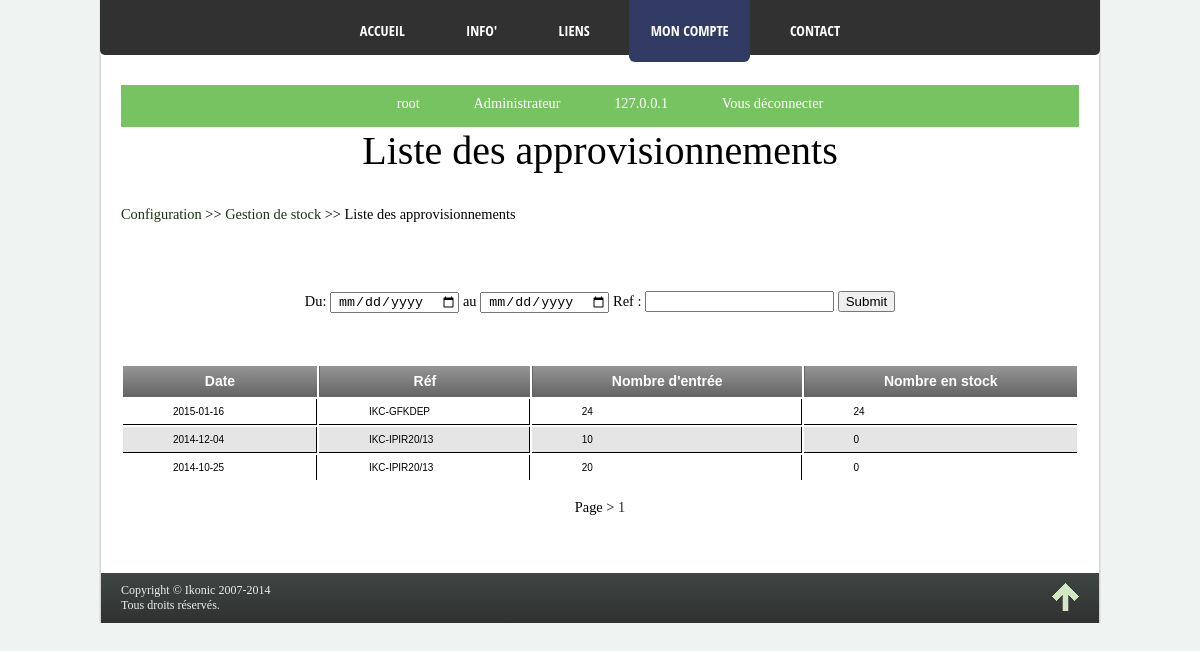
Page /Ikonic/liste_appro.php (signed in) on the committed database.
### tables this page shows
CREATE TABLE IF NOT EXISTS `stock` (
  `id` int(11) NOT NULL AUTO_INCREMENT,
  `ref` varchar(20) NOT NULL,
  `date` date NOT NULL,
  `nbre_entree` int(11) NOT NULL,
  `nbre_stock` int(11) NOT NULL,
  PRIMARY KEY (`id`)
);

### Ikonic/liste_appro.php (the view, shortened to what this page needs)
<!DOCTYPE html>
<html lang="fr">
<head>
	<link rel="stylesheet" type="text/css" href="style/feuille_de_style.css" />
	<link rel="stylesheet" type="text/css" href="style/TableCSSCode.css" />
	<link rel="stylesheet" type="text/css" href="http://ajax.googleapis.com/ajax/libs/jqueryui/1.8.12/themes/smoothness/jquery-ui.css" />
</head>
<body>
	<nav id="menu">
		<ul>
			<li><a href="discussion.php">Accueil</a></li>
			<li><a href="info.php">Info'</a></li>
			<li><a href="lien.php">Liens</a></li>
			<?php
				if(!isset($_SESSION['pseudo']))
				{
			?>
					<li><a href="index.php">Se Connecter</a></li>
			<?php
				}
				else
				{
			?>
					<li class="current_page_item"><a href="configuration.php">Mon compte</a></li>
				<?php }?>
			<li><a href="contact.php">Contact</a></li>
		</ul>
	</nav>
	<section>
		<div id="menu_c">
		<center>
			<li><?php echo $_SESSION['pseudo'];?></li>
			<li>Administrateur</li>
			<li><?php echo $_SERVER["REMOTE_ADDR"]; ?></li>
			<li><a href="deconnexion.php">Vous déconnecter</a></li>
		</center>
		</div>
	<h1 style="padding-bottom: 15px; text-align:center;">Liste des approvisionnements</h1>
		<br/><p><a href="configuration.php">Configuration</a> >> <a href="gestion_stock.php">Gestion de stock</a> >> Liste des approvisionnements</p><br/><br/><br/>
		<br/>
	<form name="form_contact" method="POST" action="liste_appro.php">
		<center><p>
			Du:	<input type="date" name="dateD" /> au <input type="date" name="dateF" />
			 Ref : <input type="text" id="recherche" name="recherche" onkeyup="myFunction()"/>
			<input type="submit" name="valider" /></center></p><br/><br/>
	</form>
			<center>
			<?php
				$requete=mysql_fetch_array(mysql_query("SELECT COUNT(id) FROM stock;"));
				$nbreArt=$requete[0];
				$perPage=5;
				$nbPage=ceil($nbreArt/$perPage);
				$sql="SELECT * FROM stock ";
				$page=true;
	?>
			<br/>
		<div class="CSSTableGenerator" >
		<table id="tab_article">
			<tr class="tab_article_couleur">
				<td>Date</td>
				<td>Réf</td>
				<td>Nombre d'entrée</td>
				<td>Nombre en stock</td>
			</tr>
			<?php
				if($page)
				{
				if(!isset($_GET['p']))
				{
					$sql.="LIMIT 0, {$perPage}";
				}
				}
				$execute=mysql_query("$sql") or die('Erreur au niveau de la requete'.mysql_error());
				while($data=mysql_fetch_array($execute))
				{
					echo "<tr><td>{$data['date']}</td><td>{$data['ref']}</td><td>{$data['nbre_entree']} </td><td>{$data['nbre_stock']}</td></tr>";
				}
				echo "</table><br/>";
				if($page)
				{
					echo "Page > ";
				for($i=1;$i<=$nbPage;$i++)
				{
					echo "<a href='liste_appro.php?p=$i'> $i </a>";
				}
				}
			?>
		<br/><br/>
		</center>
</section>
<?php include("Inclusion/bottom.php"); ?>
</body>
</html>

### Ikonic/style/feuille_de_style.css (style rules this page uses)
html, body, div, span, applet, object, iframe, h1, h2, h3, h4, h5, h6, p, blockquote, pre, a, abbr, acronym, address, big, cite, code, del, dfn, em, img, ins, kbd, q, s, samp, small, strike, strong, sub, tt, var, b, u, i, center, dl, dt, dd, ol, ul, li, form, label, legend, table, caption, tbody, tfoot, thead, tr, th, td, article, aside, canvas, details, embed, figure, figcaption, footer, header, hgroup, menu, nav, output, ruby, section, summary, time, mark, audio, video { margin: 0; padding: 0; border: 0; font-size: 100%; font: inherit; vertical-align: baseline; }
html { height: 100%; }
body { background-color: #EFF4F2; background-image: url("http://iuted.bugs3.com/projet/Ikonic2/Images/bg.jpg"); width: 1000px; margin: 0 auto; border-left: 1px solid #E3E3E3; border-right: 1px solid #E3E3E3; font-family: 'Times New Roman', Arial, sans-serif; font-size: 0.9em; color: #000000; }
a { color: #193214; text-decoration: none; }
h1 { font-family: KozGoPr6N-Bold; font-size: 40px; color: #000; }
input { padding-left: 6px; }
#menu_c { background-color: #78C361; color: #fff; padding-left: 20px; height:100%; }
#menu_c a { color:#fff; }
#menu_c li { list-style-type: none; display:inline-block; padding-left:25px; padding-right:25px; padding-top:10px; height:32px; }
.tab_article_couleur { opacity:0.6; background-color:red; color:white; }
#tab_article td { padding-left:50px; padding-right:50px; }
section { width: 958px; height: auto; background-color: #ffffff; margin: none; display: block; padding: 30px 20px 40px 20px; border-left: 1px solid #D5D5D5; border-right: 1px solid #D5D5D5; }
#menu { margin-top: 0px; top: 0; left: 0; background: rgba(255,255,255,0.95); width: 100%; height: 55px; line-height: 55px; text-align: center; font-family: 'Open Sans Condensed', sans-serif; font-weight: 700; text-transform: uppercase; background-color: rgba(0, 0, 0, 0.8); border-bottom-right-radius: 5px; border-bottom-left-radius: 5px; }
#menu ul { position: relative; }
#menu li { display: inline-block; margin: 0 0.5em 0 0.5em; top: 0; position: relative; }
#menu li a { position: relative; display: block; text-decoration: none; color: white; padding: 3px 1.5em 0.25em 1.5em; border-bottom-left-radius: 6px; border-bottom-right-radius: 6px; }
#menu li.current_page_item a { background: #303A62; color: #fff; }

### rows in the picture
stock: date "2015-01-16", ref "IKC-GFKDEP", nbre_entree "24", nbre_stock "24"
stock: date "2014-12-04", ref "IKC-IPIR20/13", nbre_entree "10", nbre_stock "0"
stock: date "2014-10-25", ref "IKC-IPIR20/13", nbre_entree "20", nbre_stock "0"

### other values in the picture
$_SESSION['pseudo'] "root"
$_SERVER["REMOTE_ADDR"] "127.0.0.1"
